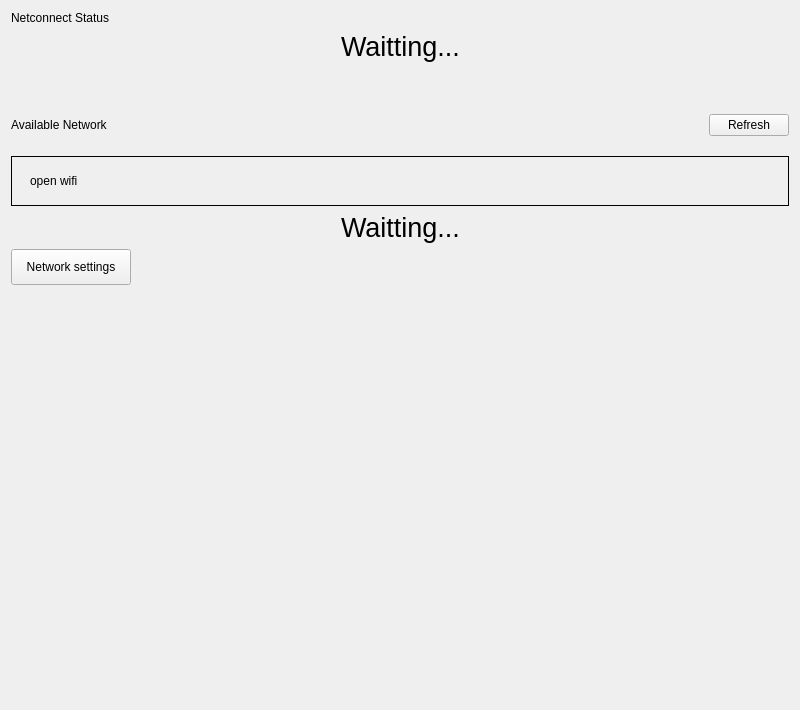
<?xml version="1.0" encoding="UTF-8"?>
<ui version="4.0">
 <class>NetConnect</class>
 <widget class="QWidget" name="NetConnect">
  <property name="geometry">
   <rect>
    <x>0</x>
    <y>0</y>
    <width>800</width>
    <height>710</height>
   </rect>
  </property>
  <property name="minimumSize">
   <size>
    <width>0</width>
    <height>0</height>
   </size>
  </property>
  <property name="maximumSize">
   <size>
    <width>16777215</width>
    <height>16777215</height>
   </size>
  </property>
  <property name="windowTitle">
   <string notr="true">NetConnect</string>
  </property>
  <layout class="QVBoxLayout" name="verticalLayout_2">
   <item>
    <widget class="QLabel" name="titleLabel">
     <property name="sizePolicy">
      <sizepolicy hsizetype="Fixed" vsizetype="Fixed">
       <horstretch>0</horstretch>
       <verstretch>0</verstretch>
      </sizepolicy>
     </property>
     <property name="text">
      <string>Netconnect Status</string>
     </property>
     <property name="scaledContents">
      <bool>true</bool>
     </property>
    </widget>
   </item>
   <item>
    <layout class="QVBoxLayout" name="statusLayout">
     <property name="spacing">
      <number>1</number>
     </property>
    </layout>
   </item>
   <item>
    <layout class="QHBoxLayout" name="statuswaitLayout">
     <item>
      <spacer name="horizontalSpacer_6">
       <property name="orientation">
        <enum>Qt::Horizontal</enum>
       </property>
       <property name="sizeHint" stdset="0">
        <size>
         <width>40</width>
         <height>20</height>
        </size>
       </property>
      </spacer>
     </item>
     <item>
      <widget class="QLabel" name="statuswaitLabel">
       <property name="font">
        <font>
         <pointsize>20</pointsize>
        </font>
       </property>
       <property name="text">
        <string>Waitting...</string>
       </property>
      </widget>
     </item>
     <item>
      <spacer name="horizontalSpacer_7">
       <property name="orientation">
        <enum>Qt::Horizontal</enum>
       </property>
       <property name="sizeHint" stdset="0">
        <size>
         <width>40</width>
         <height>20</height>
        </size>
       </property>
      </spacer>
     </item>
    </layout>
   </item>
   <item>
    <spacer name="verticalSpacer">
     <property name="orientation">
      <enum>Qt::Vertical</enum>
     </property>
     <property name="sizeType">
      <enum>QSizePolicy::Fixed</enum>
     </property>
     <property name="sizeHint" stdset="0">
      <size>
       <width>20</width>
       <height>32</height>
      </size>
     </property>
    </spacer>
   </item>
   <item>
    <widget class="QWidget" name="widget" native="true">
     <property name="minimumSize">
      <size>
       <width>550</width>
       <height>50</height>
      </size>
     </property>
     <property name="maximumSize">
      <size>
       <width>960</width>
       <height>50</height>
      </size>
     </property>
     <layout class="QHBoxLayout" name="horizontalLayout_3">
      <property name="leftMargin">
       <number>0</number>
      </property>
      <property name="rightMargin">
       <number>0</number>
      </property>
      <item>
       <layout class="QHBoxLayout" name="horizontalLayout_2">
        <item>
         <widget class="QLabel" name="title2Label">
          <property name="sizePolicy">
           <sizepolicy hsizetype="Fixed" vsizetype="Fixed">
            <horstretch>0</horstretch>
            <verstretch>0</verstretch>
           </sizepolicy>
          </property>
          <property name="text">
           <string>Available Network</string>
          </property>
          <property name="scaledContents">
           <bool>true</bool>
          </property>
         </widget>
        </item>
        <item>
         <spacer name="horizontalSpacer_3">
          <property name="orientation">
           <enum>Qt::Horizontal</enum>
          </property>
          <property name="sizeHint" stdset="0">
           <size>
            <width>40</width>
            <height>20</height>
           </size>
          </property>
         </spacer>
        </item>
        <item>
         <widget class="QPushButton" name="RefreshBtn">
          <property name="text">
           <string>Refresh</string>
          </property>
         </widget>
        </item>
       </layout>
      </item>
     </layout>
    </widget>
   </item>
   <item>
    <widget class="QFrame" name="openWifiFrame">
     <property name="minimumSize">
      <size>
       <width>550</width>
       <height>50</height>
      </size>
     </property>
     <property name="maximumSize">
      <size>
       <width>960</width>
       <height>50</height>
      </size>
     </property>
     <property name="frameShape">
      <enum>QFrame::Box</enum>
     </property>
     <layout class="QHBoxLayout" name="horizontalLayout_5">
      <property name="leftMargin">
       <number>18</number>
      </property>
      <property name="topMargin">
       <number>16</number>
      </property>
      <property name="rightMargin">
       <number>9</number>
      </property>
      <property name="bottomMargin">
       <number>16</number>
      </property>
      <item>
       <layout class="QHBoxLayout" name="openWIifLayout">
        <item>
         <widget class="QLabel" name="openLabel">
          <property name="minimumSize">
           <size>
            <width>118</width>
            <height>0</height>
           </size>
          </property>
          <property name="text">
           <string>open wifi</string>
          </property>
         </widget>
        </item>
        <item>
         <spacer name="horizontalSpacer_2">
          <property name="orientation">
           <enum>Qt::Horizontal</enum>
          </property>
          <property name="sizeHint" stdset="0">
           <size>
            <width>523</width>
            <height>20</height>
           </size>
          </property>
         </spacer>
        </item>
       </layout>
      </item>
     </layout>
    </widget>
   </item>
   <item>
    <layout class="QVBoxLayout" name="verticalLayout">
     <item>
      <layout class="QVBoxLayout" name="availableLayout">
       <property name="spacing">
        <number>1</number>
       </property>
      </layout>
     </item>
     <item>
      <layout class="QHBoxLayout" name="waitLayout">
       <item>
        <spacer name="horizontalSpacer_4">
         <property name="orientation">
          <enum>Qt::Horizontal</enum>
         </property>
         <property name="sizeHint" stdset="0">
          <size>
           <width>40</width>
           <height>20</height>
          </size>
         </property>
        </spacer>
       </item>
       <item>
        <widget class="QLabel" name="waitLabel">
         <property name="font">
          <font>
           <pointsize>20</pointsize>
          </font>
         </property>
         <property name="text">
          <string>Waitting...</string>
         </property>
        </widget>
       </item>
       <item>
        <spacer name="horizontalSpacer_5">
         <property name="orientation">
          <enum>Qt::Horizontal</enum>
         </property>
         <property name="sizeHint" stdset="0">
          <size>
           <width>40</width>
           <height>20</height>
          </size>
         </property>
        </spacer>
       </item>
      </layout>
     </item>
     <item>
      <layout class="QHBoxLayout" name="horizontalLayout">
       <item>
        <widget class="QPushButton" name="detailBtn">
         <property name="minimumSize">
          <size>
           <width>120</width>
           <height>36</height>
          </size>
         </property>
         <property name="maximumSize">
          <size>
           <width>120</width>
           <height>36</height>
          </size>
         </property>
         <property name="text">
          <string>Network settings</string>
         </property>
        </widget>
       </item>
       <item>
        <spacer name="horizontalSpacer">
         <property name="orientation">
          <enum>Qt::Horizontal</enum>
         </property>
         <property name="sizeHint" stdset="0">
          <size>
           <width>40</width>
           <height>20</height>
          </size>
         </property>
        </spacer>
       </item>
      </layout>
     </item>
    </layout>
   </item>
   <item>
    <spacer name="verticalSpacer_3">
     <property name="orientation">
      <enum>Qt::Vertical</enum>
     </property>
     <property name="sizeHint" stdset="0">
      <size>
       <width>20</width>
       <height>40</height>
      </size>
     </property>
    </spacer>
   </item>
  </layout>
 </widget>
 <layoutdefault spacing="6" margin="11"/>
 <resources/>
 <connections/>
</ui>
